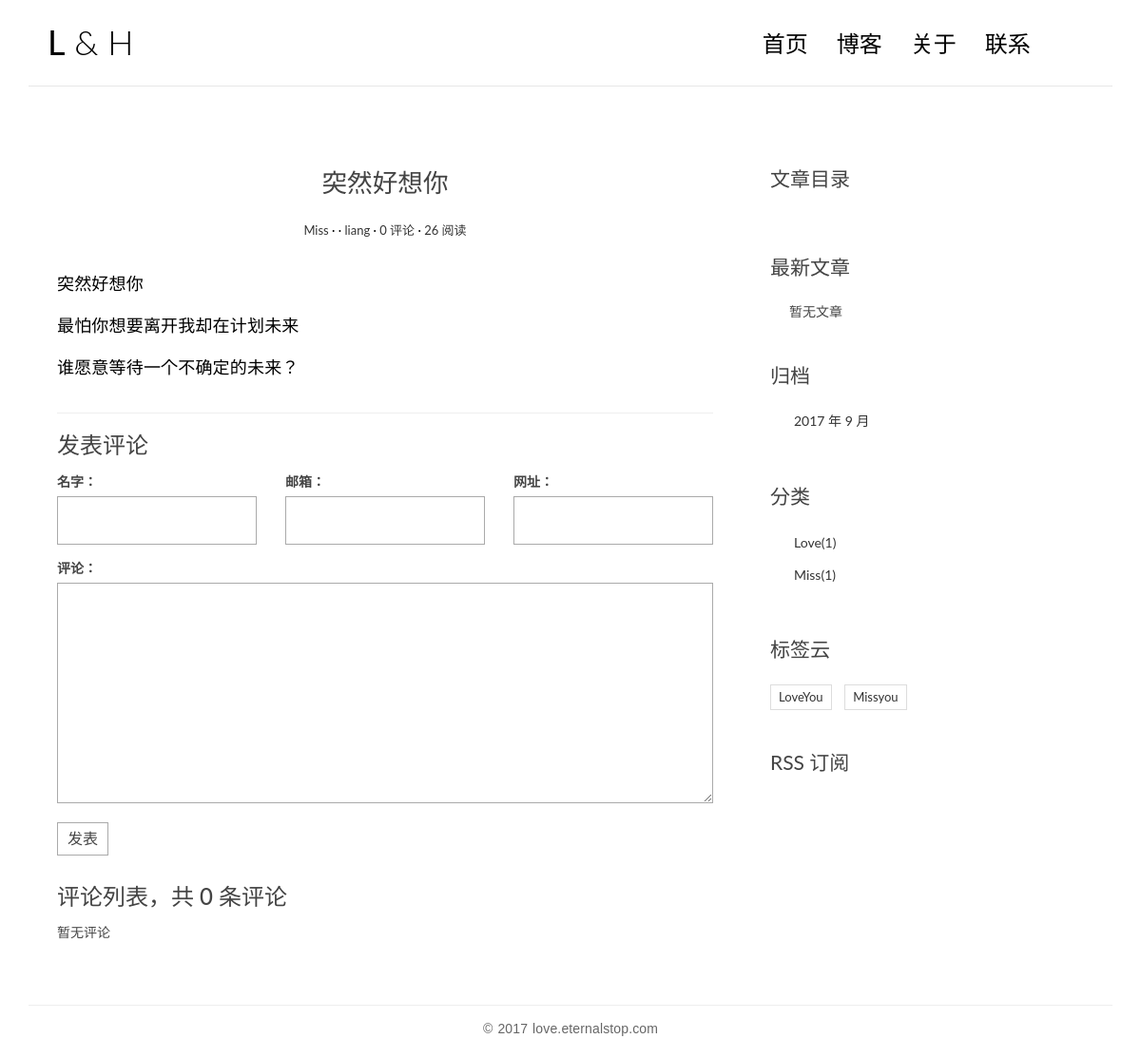
The app's page /post/4/ with its own data.
### blog/models.py (models this page shows, shortened)
@python_2_unicode_compatible
class Post(models.Model):
    """文章标题"""
    title = models.CharField(max_length=70)
    """
    文章正文，我们使用了TextField
    存储比较短的字符串可以使用CharField,但对于文章的正文来说可能会是一大段文本，因此使用TextField来存储打文本
    """
    body = models.TextField()
    """
    下面两个列分别表示文章的创建时间和最后一次修改时间，存储时间用DateTimeField类型
    """
    create_time = models.DateTimeField()
    modified_time = models.DateTimeField()
    """
    文章摘要，可以没有，默认情况下CharField要求我们必须存入数据，否则就会报错
    指定CharFiled的blank=True参数值后就可以允许空值了。
    """
    excerpt = models.CharField(max_length=200, blank=True)
    def save(self, *args, **kwargs):
        super(Post, self).save(*args, **kwargs)
    """
    # 这是分类与标签，分类与标签的模型我们已经定义在上面。
    # 我们在这里把文章对应的数据库表和分类、标签对象的数据库表关联了起来，但是关联形式稍微有点不同。
    # 我们规定一篇文章只能对应一个分类，但是一个分类下可以有多篇文章，所以我们使用的是ForeignKey（一对多）
    # 而对于标签来说，一篇文章可以有多个标签，同一个标签下也可以有多篇文章，所以使用ManyToManyField（多对多）
    # 可以运行文章没有标签，因此为标签tags指定了blank=Ture
    """
    category = models.ForeignKey(Category)
    tags = models.ManyToManyField(Tag, blank=True)
    """
    # 文章作者，这里的User是从django.contrib.auth.models导入的
    # django.contrib.auth是Django内置的应用，专门用于处理网站用户的注册、登录等流程，User是Django为我们写好的用户模型
    # 一篇文章只能有一个作者，一个User可能有多篇文章，这里用ForeignKey将User和文章关联起来
    """
    author = models.ForeignKey(User)
    views = models.PositiveIntegerField(default=0)
    def increase_views(self):
        self.views += 1
        self.save(update_fields=['views'])
    class Meta:
        ordering = ['-create_time', 'title']

@python_2_unicode_compatible
class Category(models.Model):
    name = models.CharField(max_length=100)

@python_2_unicode_compatible
class Tag(models.Model):
    name = models.CharField(max_length=100)

### blog/views.py (the view)
# urls.py: url(r'^post/(?P<pk>[0-9]+)/$', views.PostDetailView.as_view(), name='detail'),
class PostDetailView(DetailView):
    model = Post
    template_name = 'blog/detail.html'
    context_object_name = 'post'
    def get(self, request, *args, **kwargs):
        response = super(PostDetailView, self).get(request, *args, **kwargs)
        self.object.increase_views()
        return response
    def get_object(self, queryset=None):
        post = super(DetailView, self).get_object(queryset=None)
        md = markdown.Markdown(extensions=['markdown.extensions.extra',
                                           'markdown.extensions.codehilite',
                                           TocExtension(slugify=slugify),
                              ])
        post.body = md.convert(post.body)
        post.toc = md.toc
        return post
    def get_context_data(self, **kwargs):
        context = super(DetailView, self).get_context_data(**kwargs)
        form = CommentsForms()
        comment_list = self.object.comments_set.all()
        context.update({
                       'form':form,
                       'comment_list':comment_list
                      })
        return context

### comments/forms.py
class CommentsForms(forms.ModelForm):
    class Meta:
        model = Comments
        fields = ['name', 'email', 'url', 'text']

### blog/templatetags/blog_tags.py (called while the page is built)
@register.simple_tag
def get_recent_posts(num=5):
    return Post.objects.all().order_by('-create_time')[:num]

@register.simple_tag
def archives():
    return Post.objects.dates('create_time', 'month', order='DESC')

@register.simple_tag
def get_categories():
    return Category.objects.annotate(num_posts=Count('post')).filter(num_posts__gt=0)

@register.simple_tag
def get_tags():
    return Tag.objects.annotate(num_tags=Count('post')).filter(num_tags__gt=0)

### templates/blog/detail.html (shortened to what this page needs)
{% extends 'base.html' %}
		{% block main %}
                <article class="post post-{{post.pk}}">
                    <header class="entry-header">
                        <h1 class="entry-title">{{post.title}}</h1>
                        <div class="entry-meta">
                            <span class="post-category"><a href="#">{{post.category.name}}</a></span>
                            <span class="post-date"></span>
                            <span class="post-author"><a href="#">{{post.author}}</a></span>
                            <span class="comments-link"><a href="#">{{ post.comments_set.count }} 评论</a></span>
                            <span class="views-count"><a href="#">{{ post.views }} 阅读</a></span>
                        </div>
                    </header>
                    <div class="entry-content clearfix">
			{{post.body|safe}}
                    </div>
                </article>
                <section class="comment-area" id="comment-area">
                    <hr>
                    <h3>发表评论</h3>
                    <form action="{% url 'comments:comment_post' post.pk %}" method="post" class="comment-form">
                        <div class="row">
                            <div class="col-md-4">
                                <label for="{{ form.name.id_for_label }}">名字：</label>
				{{ form.name }}
                            </div>
                            <div class="col-md-4">
                                <label for="{{ form.email.id_for_label }}">邮箱：</label>
				{{ form.email }}
                            </div>
                            <div class="col-md-4">
                                <label for="{{ form.url.id_for_label }}">网址：</label>
				{{ form.url }}
                            </div>
                            <div class="col-md-12">
                                <label for="{{ form.text.id_for_label }}">评论：</label>
				{{ form.text }}
				<button type="submit" class="comment-btn">发表</button>
                            </div>
                        </div>
                    </form>
                    <div class="comment-list-panel">
                        <h3>评论列表，共 <span>{{ post.comments_set.count }}</span> 条评论</h3>
                        <ul class="comment-list list-unstyled">
			    {% for comment in comment_list %}
                            <li class="comment-item">
                                <span class="nickname">{{ comment.name }}</span>
                                <time class="submit-date">{{ comment.create_time }}</time>
                                <div class="text">
                                   {{ comment.text }}
                                </div>
                            </li>
			    {% empty %}
				暂无评论
			    {% endfor %}
                        </ul>
                    </div>
                </section>
		{% endblock main %}
		{% block toc %}
		    <div class="widget widget-content">
		        <h3 class="widget-title">文章目录</h3>
		    </div>
		{% endblock toc %}

### templates/base.html (shortened to what this page needs)
{% load staticfiles %}
{% load blog_tags %}
<!DOCTYPE html>
<html>
<head>
    <link href="https://cdn.bootcss.com/bootstrap/3.3.7/css/bootstrap.min.css" rel="stylesheet">
    <link rel="stylesheet" href="http://code.ionicframework.com/ionicons/2.0.1/css/ionicons.min.css">
    <link rel="stylesheet" href="{% static 'blog/css/pace.css' %}">
    <link rel="stylesheet" href="{% static 'blog/css/custom.css' %}">
    <link rel="stylesheet" href="{% static 'blog/css/highlights/github.css' %}">
</head>
<body>
<div class="container">
    <header id="site-header">
        <div class="row">
            <div class="col-md-4 col-sm-5 col-xs-8">
                <div class="logo">
                    <h1><a href="{% url 'blog:home' %}"><b>L</b> &amp; H</a></h1>
                </div>
            </div>
            <div class="col-md-8 col-sm-7 col-xs-4">
                <nav class="main-nav" role="navigation">
                    <div class="collapse navbar-collapse" id="bs-example-navbar-collapse-1">
                        <ul class="nav navbar-nav navbar-right">
                            <li class="cl-effect-11"><a href="{% url 'blog:home' %}" data-hover="首页">首页</a></li>
                            <li class="cl-effect-11"><a href="{% url 'blog:index' %}" data-hover="博客">博客</a></li>
                            <li class="cl-effect-11"><a href="{% url 'blog:about' %}" data-hover="关于">关于</a></li>
                            <li class="cl-effect-11"><a href="{% url 'blog:contact' %}" data-hover="联系">联系</a></li>
                        </ul>
                    </div>
                </nav>
            </div>
        </div>
    </header>
</div>
<div class="content-body">
    <div class="container">
        <div class="row">
            <main class="col-md-8">
    		{% block main %}
    		{% endblock main %}
            </main>
            <aside class="col-md-4">
		{% block toc %}
  		{% endblock toc %}
                <div class="widget widget-recent-posts">
                    <h3 class="widget-title">最新文章</h3>
		    {% get_recent_posts as recent_posts_list %}
                    <ul>
		    {% for post in recent_post_list %}
                        <li>
                            <a href="{{ get_absolute_url }}">{{ post.title }}</a>
                        </li>
			{% empty %}
			暂无文章
		    {% endfor %}
                    </ul>
                </div>
                <div class="widget widget-archives">
                    <h3 class="widget-title">归档</h3>
		    {% archives as post_date %}
                    <ul>
		    {% for date in post_date %}
                        <li>
                            <a href="{% url 'blog:archives' date.year date.month %}">{{ date.year }} 年 {{ date.month }} 月</a>
                        </li>
			{% empty %}
			暂无归档
		    {% endfor %}
                    </ul>
                </div>
                <div class="widget widget-category">
                    <h3 class="widget-title">分类</h3>
		    {% get_categories as category_list %}
                    <ul>
		    {% for category in category_list %}
                        <li>
                            <a href="{% url 'blog:category' category.pk %}">{{ category.name }}<span class="post-count">({{category.num_posts}})</span></a>
                        </li>
			{% empty %}
			暂无分类
		    {% endfor %}
                    </ul>
                </div>
                <div class="widget widget-tag-cloud">
                    <h3 class="widget-title">标签云</h3>
		    {% get_tags as tag_list %}
                    <ul>
		    {% for tag in tag_list %}
                        <li>
                            <a href="{% url 'blog:tag' tag.pk %}">{{ tag.name }}</a>
                        </li>
    		    {% empty %}
			暂无标签
		    {% endfor %}
                    </ul>
                </div>
		<div class="rss">
                    <a href="{% url 'rss' %}"> RSS 订阅</a>
                </div>
            </aside>
        </div>
    </div>
</div>
<footer id="site-footer">
    <div class="container">
        <div class="row">
            <div class="col-md-12">
                <p class="copyright">&copy 2017 love.eternalstop.com  </p>
            </div>
        </div>
    </div>
</footer>
</body>
</html>

### blog/static/blog/css/custom.css (style rules this page uses)
* { outline: none; }
h1, h2, h3, h4, h5, h6 { margin-top: 0; }
b { font-weight: 400; }
a { color: #333; }
body { color: #444; font-family: 'Lato', sans-serif; }
p { font-family: 'Ubuntu', sans-serif; font-weight: 400; word-spacing: 1px; letter-spacing: 0.01em; }
#site-header { background-color: #FFF; padding: 25px 20px; margin-bottom: 40px; border-bottom: 1px solid #e7e7e7; }
.logo h1 a { color: #000; }
.logo h1 { margin: 0; font-family: 'Lato', sans-serif; font-weight: 300; }
.main-nav { margin-top: 11px; max-width: 95%; }
.main-nav a { color: #000000 !important; padding: 0 0 5px 0 !important; margin-right: 30px; font-family: 'Lato', sans-serif; font-weight: 300; font-size: 24px; }
.cl-effect-11 a { padding: 10px 0; color: #0972b4; text-shadow: none; }
.cl-effect-11 a::before { position: absolute; top: 0; left: 0; overflow: hidden; padding: 0 0 5px 0 !important; max-width: 0; border-bottom: 1px solid #000; color: #000; content: attr(data-hover); white-space: nowrap; -webkit-transition: max-width 0.5s; -moz-transition: max-width 0.5s; transition: max-width 0.5s; }
.content-body { padding-bottom: 4em; }
.post { background: #fff; padding: 30px 30px 0; }
.entry-title { text-align: center; font-size: 1.9em; margin-bottom: 20px; line-height: 1.6; padding: 10px 20px 0; }
.entry-meta { text-align: center; color: #DDDDDD; font-size: 13px; margin-bottom: 30px; }
.entry-content { font-size: 18px; line-height: 1.9; font-weight: 300; color: #000; }
.post-category::after, .post-date::after, .post-author::after, .comments-link::after { content: ' ·'; color: #000; }
.widget { background: #fff; padding: 30px 0 0; }
.widget-title { font-size: 1.5em; margin-bottom: 20px; line-height: 1.6; padding: 10px 0 0; font-weight: 400; }
.widget-recent-posts ul { padding: 0; margin: 0; padding-left: 20px; }
.widget-archives ul { padding: 0; margin: 0; padding-left: 25px; }
.widget-archives ul li { list-style-type: none; position: relative; line-height: 170%; margin-bottom: 10px; }
.widget-archives ul li::before { content: '\f3f3'; font-family: "Ionicons"; position: absolute; left: -25px; top: 1px; font-size: 16px; color: #000; }
.widget-category ul { padding: 0; margin: 0; padding-left: 25px; }
.widget-category ul li { list-style-type: none; position: relative; line-height: 170%; margin-bottom: 10px; }
.widget-category ul li::before { content: '\f3fe'; font-family: "Ionicons"; position: absolute; left: -25px; top: 1px; font-size: 18px; color: #000; }
.widget-tag-cloud ul { padding: 0; margin: 0; margin-right: -10px; }
.widget-tag-cloud ul li { list-style-type: none; font-size: 13px; display: inline-block; margin-right: 10px; margin-bottom: 10px; padding: 3px 8px; border: 1px solid #ddd; }
.rss { font-size: 21px; margin-top: 30px; }
.rss a { color: #444; }
#site-footer { padding-top: 10px; padding: 0 0 1.5em 0; }
.copyright { text-align: center; padding-top: 1em; margin: 0; border-top: 1px solid #eee; color: #666; }
.contact-form input, .comment-form input { border: 1px solid #aaa; margin-bottom: 15px; width: 100%; padding: 15px 15px; font-size: 16px; line-height: 100%; transition: 0.4s border-color linear; }
.contact-form textarea, .comment-form textarea { border: 1px solid #aaa; margin-bottom: 15px; width: 100%; padding: 15px 15px; font-size: 16px; line-height: 20px !important; min-height: 183px; transition: 0.4s border-color linear; }
.comment-area { padding: 0 30px 0; }
.comment-form { margin-top: 15px; }
.comment-form .comment-btn { background-color: #fff; border: 1px solid #aaa; font-size: 16px; padding: 5px 10px; }
.comment-list-panel { margin-top: 30px; }
.comment-list { margin-top: 15px; }

### records on screen
Post: title "突然好想你", category.name "Miss", author "liang", comments_set.count "0", views "26", body "突然好想你 最怕你想要离开我却在计划未来 谁愿意等待一个不确定的未来？"
Category: name "Love", num_posts "1"
Category: name "Miss", num_posts "1"
Tag: name "LoveYou"
Tag: name "Missyou"

### other values on screen
{{ date.year }} "2017"
{{ date.month }} "9"
